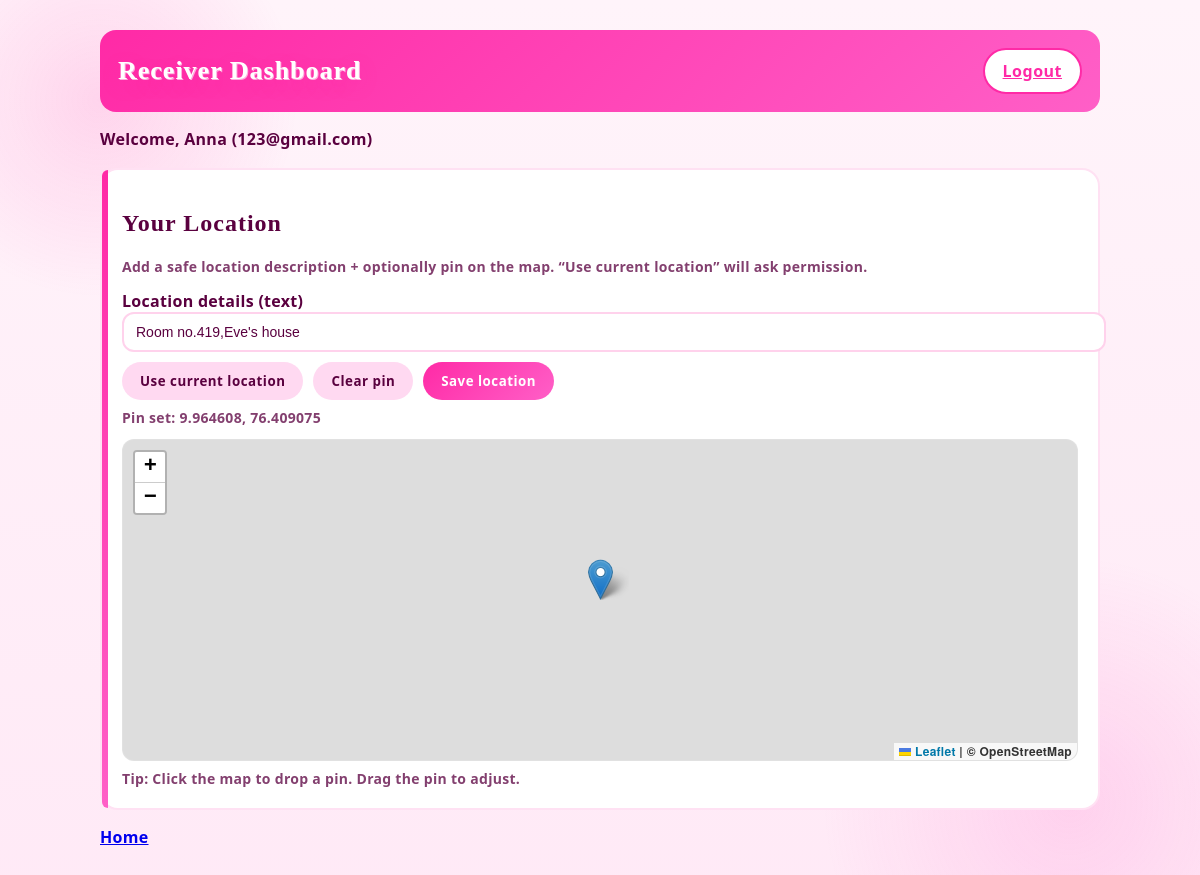
The page /receiver/dashboard (signed in) on the database as committed earlier.
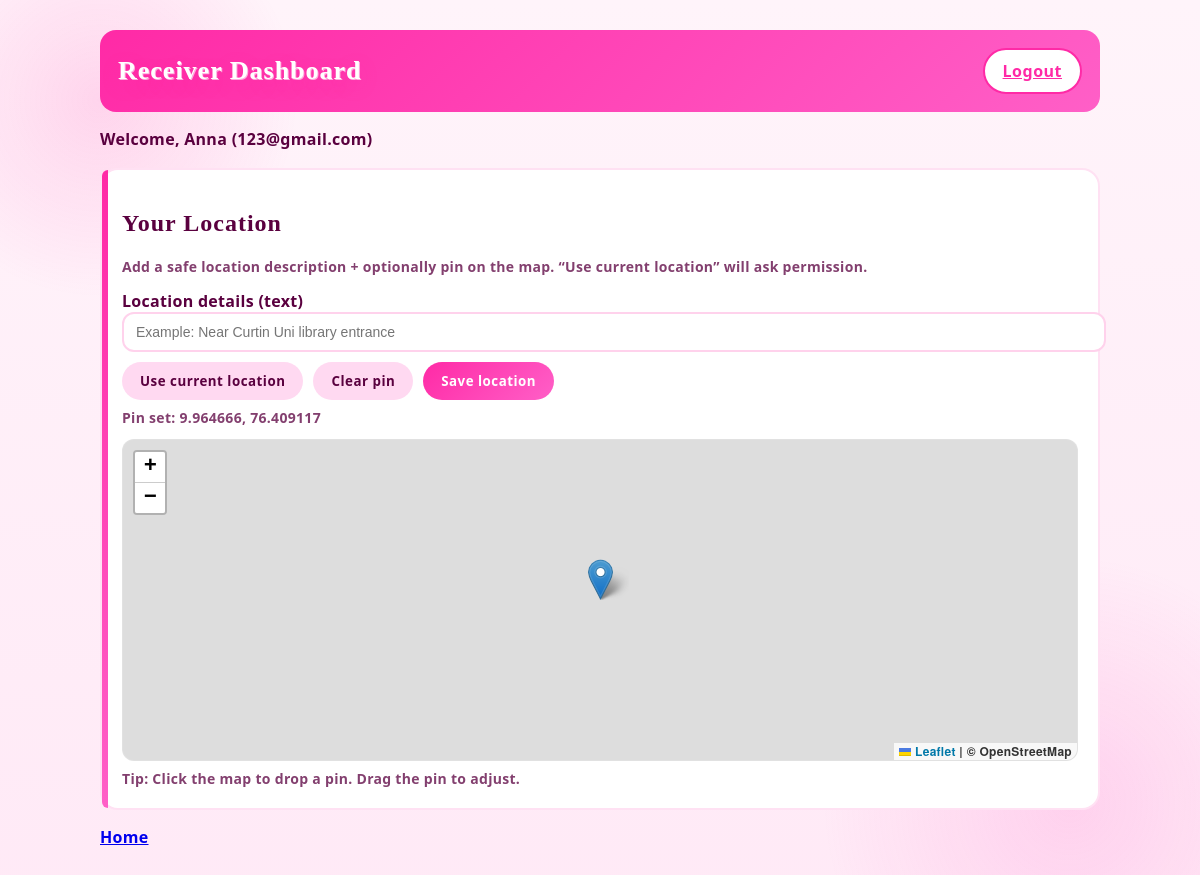
The same page on the database as committed later.
### tables this page shows
CREATE TABLE users (
            id INTEGER PRIMARY KEY AUTOINCREMENT,
            role TEXT NOT NULL CHECK(role IN ('receiver','provider')),
            name TEXT NOT NULL,
            email TEXT NOT NULL UNIQUE,
            password_hash TEXT NOT NULL,
            created_at TEXT NOT NULL
        , location_text TEXT, lat REAL, lng REAL, service_radius_km REAL);

### app.py (the view)
@app.route("/receiver/dashboard")
@login_required(role="receiver")
def receiver_dashboard():
    return render_template("receiver_dashboard.html", user=current_user())

### app.py (called while the page is built)
def get_db():
    conn = sqlite3.connect(DB_NAME)
    conn.row_factory = sqlite3.Row
    return conn

def current_user():
    uid = session.get("user_id")
    if not uid:
        return None
    conn = get_db()
    cur = conn.cursor()
    cur.execute(
        "SELECT id, role, name, email, location_text, lat, lng, service_radius_km "
        "FROM users WHERE id=?",
        (uid,),
    )
    row = cur.fetchone()
    conn.close()
    return dict(row) if row else None

def login_required(role=None):
    def decorator(fn):
        @wraps(fn)
        def wrapper(*args, **kwargs):
            user = current_user()
            if not user:
                if request.path.startswith("/api/"):
                    return jsonify({"error": "Login required"}), 401
                return redirect(url_for("home"))
            if role and user["role"] != role:
                if request.path.startswith("/api/"):
                    return jsonify({"error": "Forbidden for this role"}), 403
                return redirect(url_for(f"{user['role']}_dashboard"))
            return fn(*args, **kwargs)
        return wrapper
    return decorator

### templates/receiver_dashboard.html (shortened to what this page needs)
<!DOCTYPE html>
<html>
<head>
  <link rel="stylesheet" href="/static/style.css" />
  <link rel="stylesheet" href="https://unpkg.com/leaflet@1.9.4/dist/leaflet.css">
</head>
<body>
  <div class="container">
    <div class="row">
      <h1>Receiver Dashboard</h1>
      <a class="btn secondary" href="/logout">Logout</a>
    </div>
    <p>Welcome, <b>{{ user.name }}</b> ({{ user.email }})</p>
    <div class="card" id="locationCard">
      <h2>Your Location</h2>
      <p class="muted">
        Add a safe location description + optionally pin on the map.
        “Use current location” will ask permission.
      </p>
      <form method="POST" action="/receiver/location" id="locForm">
        <label>
          Location details (text)
          <input name="location_text" id="location_text"
                 placeholder="Example: Near Curtin Uni library entrance"
                 value="{{ user.location_text or '' }}">
        </label>
        <div style="display:flex; gap:10px; flex-wrap:wrap; margin-top:10px;">
          <button type="button" class="btn" id="useCurrentBtn">Use current location</button>
          <button type="button" class="btn" id="clearPinBtn">Clear pin</button>
          <button type="button" class="btn primary" id="saveBtn">Save location</button>
        </div>
        <div class="muted" id="locStatus" style="margin-top:8px;"></div>
      </form>
      <div style="margin-top:12px;">
        <div id="map"></div>
        <div class="muted" style="margin-top:8px;">
          Tip: Click the map to drop a pin. Drag the pin to adjust.
        </div>
      </div>
    </div>
    <p><a href="/">Home</a></p>
  </div>
</body>
</html>

### static/style.css (style rules this page uses)
:root { --fontHeading: "Segoe Script", "Brush Script MT", "Lucida Handwriting", cursive; --fontBody: "Segoe UI", "Trebuchet MS", Arial, sans-serif; }
body { font-family: var(--fontBody); font-weight: 600; letter-spacing: 0.3px; color: #3a0028; }
h1, h2, h3 { font-family: var(--fontHeading); font-weight: bold; letter-spacing: 1px; }
.row:first-of-type h1 { font-size: 32px; text-shadow: 1px 1px 0px rgba(255,255,255,0.6), 0 6px 18px rgba(255,42,166,0.25); }
.btn { font-family: var(--fontBody); font-weight: 800; letter-spacing: 0.5px; }
label { font-family: var(--fontBody); font-weight: 700; }
:root { --bg:#fff4fa; --card:#ffffff; --pink:#ff2aa6; --pink2:#ff5fc7; --pinkSoft:#ffe1f3; --text:#5a003f; --muted:#a64d7d; }
body { margin:0; font-family: system-ui, -apple-system, Segoe UI, Roboto, Arial, sans-serif; background: linear-gradient(180deg, #fff4fa, #ffe9f6); color: var(--text); }
body::before { content:""; position:fixed; top:-100px; left:-100px; width:400px; height:400px; background: radial-gradient(circle, rgba(255,42,166,0.15), transparent 70%); border-radius:50%; z-index:-1; }
body::after { content:""; position:fixed; bottom:-120px; right:-120px; width:500px; height:500px; background: radial-gradient(circle, rgba(255,95,199,0.18), transparent 70%); border-radius:50%; z-index:-1; }
.container { max-width: 1000px; margin: 30px auto; padding: 0 16px 40px; }
.row { display:flex; justify-content:space-between; align-items:center; gap:12px; flex-wrap:wrap; }
.row:first-of-type { background: linear-gradient(135deg, var(--pink), var(--pink2)); padding: 18px; border-radius: 16px; color:white; }
.row:first-of-type h1 { margin:0; font-size: 26px; }
.card { background: var(--card); border-radius: 18px; padding: 20px; margin-top:18px; border: 2px solid var(--pinkSoft); position:relative; }
.card::before { content:""; position:absolute; left:0; top:0; bottom:0; width:6px; background: linear-gradient(180deg, var(--pink), var(--pink2)); border-radius:18px 0 0 18px; }
label { display:block; margin: 12px 0 6px; font-weight: 600; }
input, textarea, select { width:100%; padding:10px 12px; border-radius:12px; border: 2px solid #ffd2ec; background:white; color: var(--text); font-size:14px; outline:none; transition:0.2s; }
.btn { padding: 10px 18px; border-radius: 999px; border:none; font-weight:600; cursor:pointer; transition:0.2s; background: #ffd9f1; color: var(--text); }
.btn.primary { background: linear-gradient(135deg, var(--pink), var(--pink2)); color:white; }
.btn.secondary { background: white; border:2px solid var(--pink); color: var(--pink); }
#map { height:320px; border-radius:16px; border:3px solid var(--pinkSoft); margin-top:12px; }

### templates/receiver_dashboard.html (style rules this page uses)
#map { height: 320px; border-radius: 12px; border: 1px solid rgba(255,255,255,0.12); }
.muted { opacity: 0.75; font-size: 14px; }

Rows that differ between the two databases and show on the page:
changed users "Anna": location_text "Room no.419,Eve's house" → (not shown)
Other text that changed with them:
text written by a page script: "Pin set: 9.964608, 76.409075" → "Pin set: 9.964666, 76.409117"
